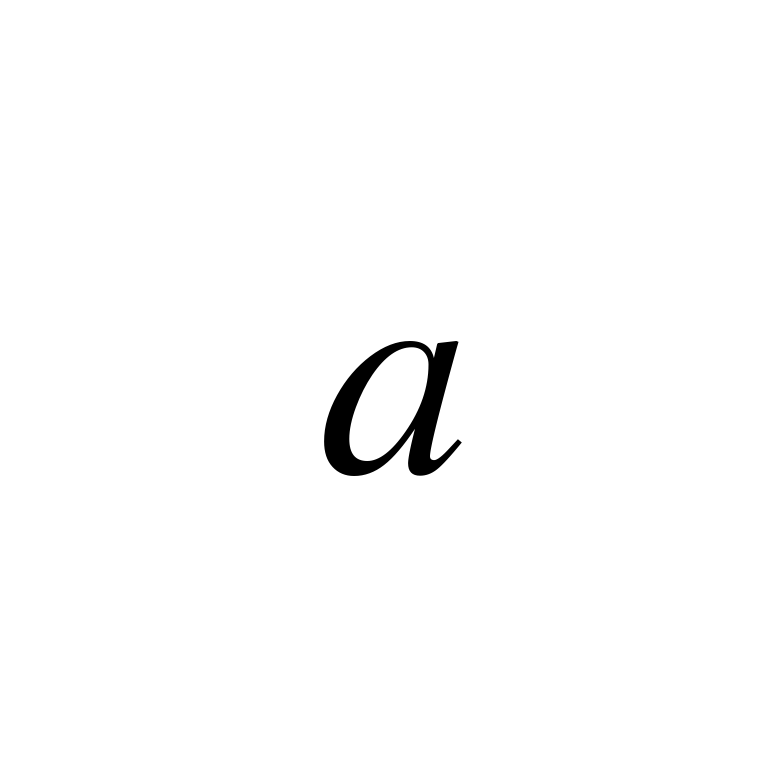
#> input picture tests/latex_symbols/a.png, 779 x 779 px; its folder holds only this picture in this run
$ python crop.py
#> lines starting #> are read from the running program, lines starting #| are printed output that depends on the picture; after the words box and inside, x2 and y2 are one past the last pixel; in counts of white or black regions, pixels touching at a corner belong together
from PIL import Image, ImageChops
import os

def trim_to_content(input_path, output_path, bg_color=None, save_bg_color=None):
    """
    將圖片裁切到非透明（或非背景）像素的最外邊界，並可指定輸出背景顏色。
    - bg_color: 無 alpha 圖時用來辨識背景（例如 (255,255,255)），None 則取左上角像素。
    - save_bg_color: 輸出時的背景顏色；若為 None 則保留透明（若有 alpha）。
                     例如 (255,255,255) 轉為白底、(0,0,0) 轉為黑底。
    """
#> called with input_path = './latex_symbols/a.png', output_path = './out_symbols/a.png', bg_color = (255, 255, 255), save_bg_color = (255, 255, 255)
    img = Image.open(input_path)
#> img is the input picture: PIL image 779x779 RGBA; mean R, G, B, A 251.8, 251.8, 251.8, 3

    # 有 alpha：用 alpha 決定裁切範圍
    if bg_color is None and (img.mode in ("RGBA", "LA") or ("transparency" in img.info)):
        if img.mode not in ("RGBA", "LA"):
            img = img.convert("RGBA")
        alpha = img.getchannel("A")
        bbox = alpha.getbbox()
        cropped = img.crop(bbox) if bbox else img

        # 決定輸出背景
        if save_bg_color is None:
            # 保留透明
            out = cropped
        else:
            # 貼到純色背景
            bg = Image.new("RGB", cropped.size, save_bg_color)
            out = Image.alpha_composite(bg.convert("RGBA"), cropped).convert("RGB")

    else:
        # 無 alpha：用背景顏色比對差異找內容範圍
        rgb = img.convert("RGB")
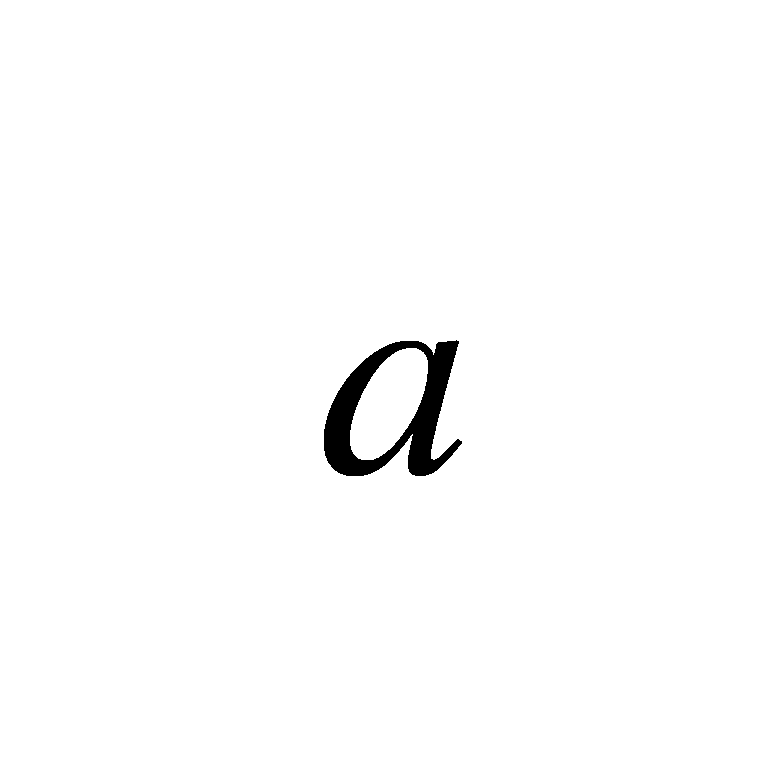
#> rgb: PIL image 779x779 RGB; 98.8% white; 1 black region, box (x1, y1, x2, y2) and area: (324, 340, 462, 476) 7578
        if bg_color is None:
            bg_color = rgb.getpixel((0, 0))
        bg = Image.new("RGB", rgb.size, bg_color)
#> bg: PIL image 779x779 RGB; every value is 255
        diff = ImageChops.difference(rgb, bg)
        diff = ImageChops.add(diff, diff, 2.0, -10)
        bbox = diff.getbbox()
#> bbox = (324, 340, 462, 476)
        cropped = img.crop(bbox) if bbox else img
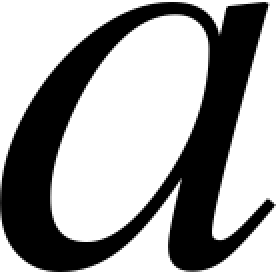
#> cropped: PIL image 138x136 RGBA (shown 2 times larger); mean R, G, B, A 152, 152, 152, 95.8; transparent parts drawn white

        # 無 alpha 圖直接輸出；若指定 save_bg_color，轉貼到該底色（通常不需要）
        if save_bg_color is None:
            out = cropped.convert("RGB")
        else:
            canvas = Image.new("RGB", cropped.size, save_bg_color)
#> canvas: PIL image 138x136 RGB; every value is 255
            canvas.paste(cropped)
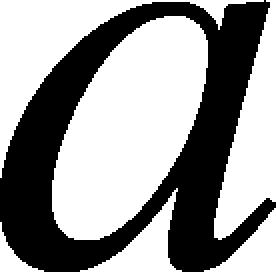
#> canvas: PIL image 138x136 RGB (shown 2 times larger); 59.6% white; 1 black region, box (x1, y1, x2, y2) and area: (0, 0, 138, 136) 7578
            out = canvas

    out.save(output_path)


if __name__ == "__main__":
    src_dir = './latex_symbols'
    out_dir = './out_symbols'

    os.makedirs(out_dir, exist_ok=True)

    for root, dirs, files in os.walk(src_dir):
        for file in files:
            trim_to_content(f"{root}/{file}", f"{out_dir}/{file}", bg_color=(255,255,255), save_bg_color=(255, 255, 255))
        break
